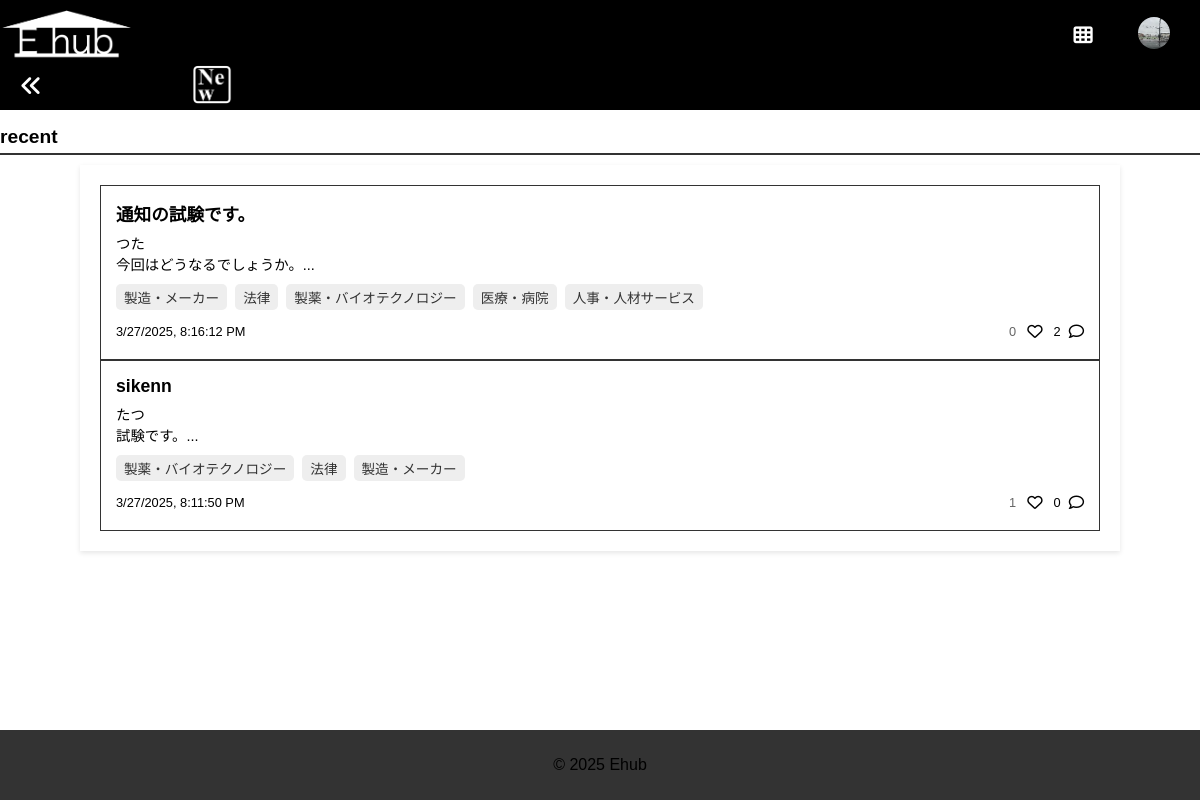
/recent_page (signed in), run on the app's committed database.
### models.py (models this page shows, shortened)
class User(UserMixin, db.Model):
    __tablename__ = 'user'  # 明示的にテーブル名を指定
    id = db.Column(db.Integer, primary_key=True)
    username = db.Column(db.String(64), nullable=False, unique=True)
    password_hash = db.Column(db.String(128), nullable=False)
    name = db.Column(db.String(100))
    birthdate = db.Column(db.Date)
    email = db.Column(db.String(120))
    topphoto = db.Column(db.String(255))  # 例: "user_1_topphoto.png"
    interests = db.relationship(
        'Category',
        secondary=user_interests,
        backref='users',
        lazy='dynamic'
    )
    ideas = db.relationship('Idea', backref='author', lazy='dynamic')
    notifications = db.relationship(
        'Notification',
        foreign_keys='Notification.user_id',
        backref='recipient',
        lazy='dynamic'
    )
    followers = db.relationship(
        'User',
        secondary=user_follows,
        primaryjoin=(user_follows.c.followed_id == id),
        secondaryjoin=(user_follows.c.follower_id == id),
        backref=db.backref('following', lazy='dynamic'),
        lazy='dynamic'
    )

class Idea(db.Model):
    id = db.Column(db.Integer, primary_key=True)
    title = db.Column(db.String(128), nullable=False)
    description = db.Column(db.Text, nullable=False)
    created_at = db.Column(db.DateTime, default=datetime.utcnow)
    author_id = db.Column(db.Integer, db.ForeignKey('user.id'), nullable=True)
    categories = db.relationship(
        'Category',
        secondary=idea_categories,
        backref='ideas',
        lazy='dynamic'
    )
    comments = db.relationship('Comment', backref='idea', lazy='dynamic')
    followers = db.relationship(
        'User',
        secondary='idea_followers',
        backref='followed_ideas'
    )
    flowers = db.relationship(
        'User',
        secondary=idea_flowers,
        backref='flowered_ideas'
    )

class Category(db.Model):
    id = db.Column(db.Integer, primary_key=True)
    name = db.Column(db.String(64), nullable=False, unique=True)

### app.py (the view)
@app.route('/recent_page')
@login_required
def recent_page():
    from forms import CommentForm  # 必要に応じて import
    form = CommentForm()  # フォームオブジェクトを作成
    ideas = Idea.query.all()
    categories = Category.query.all()
    """
    ホーム画面:
      - recent: 直近1週間以内に投稿されたIdeaを新しい順に取得
      - 既存のfollow_requests, follow_backsは不要なら省略。
        ここでは残してもOK。
    """
    one_week_ago = datetime.utcnow() - timedelta(days=7)
    recent_ideas = Idea.query.filter(Idea.created_at >= one_week_ago)\
                             .order_by(Idea.created_at.desc()).all()
    follow_requests = []
    follow_backs = []
    if current_user.is_authenticated:
        user_notifications = current_user.notifications.filter_by(is_read=False).all()
        for n in user_notifications:
            if 'フォローリクエストがあります' in n.content:
                follow_requests.append(n)
            if 'フォローリクエストを承認しました' in n.content:
                follow_backs.append(n)
    return render_template(
        'recent_page.html',
        ideas=ideas,
        categories=categories,
        recent_ideas=recent_ideas,
        follow_requests=follow_requests,
        follow_backs=follow_backs,
        form=form
    )

### app.py (called while the page is built)
@login_manager.user_loader
def load_user(user_id):
    return User.query.get(int(user_id))

### templates/recent_page.html (shortened to what this page needs)
{% extends "base.html" %}
{% block content %}
<h2 class="recent-header">recent</h2>
<div class="recent-container">
  {% if recent_ideas and recent_ideas|length > 0 %}
    {% for idea in recent_ideas %}
      <div class="recent-card" onclick="location.href='{{ url_for('idea_detail', idea_id=idea.id) }}';">
        <div class="recent-card-title">
          {{ idea.title }}
        </div>
        <div class="recent-card-info">
          {{ idea.author.username }}<br>
          {{ idea.description[:100] }}...
        </div>
        <div class="idea-card-categories">
          {% for cat in idea.categories %}
            <div class="category-item">{{ cat.name }}</div>
          {% endfor %}
        </div>
        <div class="recent-card-footer">
          <div class="footer-date">
            <span class="local-date" data-utc="{{ idea.created_at.isoformat() }}Z"></span>
          </div>
          <div class="footer-icons">
            <span class="heart-count" id="heart-count-{{ idea.id }}">
              {{ idea.flowers|length }}
            </span>
            <span class="heart-icon" onclick="toggleHeart(event, '{{ idea.id }}')" id="heart-icon-{{ idea.id }}">
              {% if current_user.is_authenticated and current_user in idea.flowers %}
                <i class="fa-solid fa-heart" style="color: #ff40ff;"></i>
              {% else %}
                <i class="fa-regular fa-heart"></i>
              {% endif %}
            </span>
            <span class="comment-count" id="comment-count-{{ idea.id }}">
              {{ idea.comments.count() }}
            </span>
            <i class="fa-regular fa-comment" onclick="location.href='{{ url_for('idea_detail', idea_id=idea.id) }}';"></i>
          </div>
        </div>
      </div>
    {% endfor %}
  {% else %}
    <p>直近1週間以内に投稿されたアイデアはありません。</p>
  {% endif %}
</div>
{% endblock %}

### templates/base.html (shortened to what this page needs)
<!DOCTYPE html>
<html lang="ja">
<head>
    <link rel="stylesheet"
      href="https://cdnjs.cloudflare.com/ajax/libs/font-awesome/6.2.0/css/all.min.css"
 />
    <link rel="stylesheet" href="{{ url_for('static', filename='style.css') }}">
</head>
<body class="{{ body_class|default('') }}">
    <header>
        <div class="header-left">
            <h1>
                <a href="{{ url_for('index') }}">
                    <img src="{{ url_for('static', filename='images/ehub_logo.png') }}"
                        alt="Ehub Logo"
                        class="ehub-logo">
                </a>
            </h1>
        </div>
        <div class="header-right" style="display: flex; align-items: center; justify-content: flex-end; gap: 15px;">
          <div class="app-menu-container">
              <button type="button" class="app-menu-btn">
                  <i class="fa-solid fa-th"></i>
              </button>
          </div>
          {% if current_user.is_authenticated %}
          <div class="user-settings-container">
              <a href="{{ url_for('my_user_info') }}">
                  {% if current_user.topphoto %}
                      <img src="{{ url_for('static', filename='uploads/' ~ current_user.topphoto) }}"
                          alt="Profile"
                          class="topphoto-icon">
                  {% else %}
                      <i class="fa-solid fa-user"></i>
                  {% endif %}
              </a>
          </div>
          {% endif %}
      </div>
      <a href="javascript:history.back();" class="back-button-link">
        <i class="fa-solid fa-angles-left"></i>
      </a>
      <a href="{{ url_for('recent_page') }}" class="recent-icon-link">
        <img src="{{ url_for('static', filename='images/new_recent_icon.png') }}"
            alt="New"
            class="recent-icon-img" />
      </a>
    </header>
    <main>
        {% block content %}{% endblock %}
    </main>
    <footer>
        <p>&copy; 2025 Ehub</p>
    </footer>
</body>
</html>

### static/style.css (style rules this page uses)
body { font-family: Arial, sans-serif; margin: 0; padding: 0; background-color: #fff; color: #000; }
.header, nav, main { padding: 20px; }
html, body { margin: 0; padding: 0; box-sizing: border-box; }
header { background: #000; padding: 20px; display: flex; justify-content: space-between; align-items: center; position: fixed; top: 0; height: 110px; left: 0; right: 0; z-index: 9999; }
.header-left h1, .header-left h1 a { margin: 0; color: #333; text-decoration: none; font-size: 1.5em; }
.header-right a { margin-left: 15px; text-decoration: none; color: #333; font-size: 0.9em; }
main { background-color: #fff; height: calc(100vh - (110px + 0px)); overflow-y: auto; overflow-x: hidden; width: 100%; max-width: none; margin: 0; padding: 0; box-sizing: border-box; padding-top: 110px !important; padding-bottom: 0px; margin-bottom: 0 !important; }
footer { background-color: #333; position: fixed; left: 0; right: 0; bottom: 0; text-align: center; font-size: 1.0em; margin: 0 !important; padding: 10px; box-sizing: border-box; }
.recent-header { border-bottom: 2px solid #333; margin-bottom: 10px; padding-bottom: 5px; font-size: 1.2em; font-weight: bold; color: #000; }
.recent-container { display: flex; flex-direction: column; gap: 0px; margin-top: 20px; margin: 0 auto; width: 90%; max-height: 1000px; overflow-y: auto; }
.recent-card { position: relative; width: 100%; background-color: #fff; border: 1px solid #333; border-radius: 0px; padding: 15px; box-sizing: border-box; cursor: pointer; transition: box-shadow 0.2s ease, transform 0.2s ease; color: #000 }
.recent-card-title { font-size: 1.1em; font-weight: bold; margin-bottom: 6px; color: #000; text-align: left; }
.recent-card-info { font-size: 0.9em; color: #000; margin-bottom: 10px; text-align: left; }
.recent-card-footer { display: flex; justify-content: space-between; align-items: center; margin-top: 10px; font-size: 0.8em; color: #000; }
.footer-icons { display: flex; gap: 8px; align-items: center; }
.footer-date { text-align: left; color: #000; }
.footer-icons i.fa-comment { font-size: 1.2em; color: #000 !important; cursor: pointer; }
.idea-card-categories { display: flex; gap: 8px; flex-wrap: wrap; margin-bottom: 10px; }
.category-item { background-color: #eee; padding: 3px 8px; border-radius: 5px; color: #333; font-size: 0.85em; white-space: nowrap; }
.heart-icon { font-size: 1.2em; cursor: pointer; transition: all 0.2s ease; display: inline-block; padding: 3px; color: #000 !important; border: none; }
.heart-count { color: #666; transition: color 0.2s ease; }
.app-menu-container { position: relative; display: inline-block; z-index: 999999 !important; margin-right: 15px; }
.app-menu-btn { background: none; border: none; cursor: pointer; font-size: 1.2em; color: #333; text-decoration: none; padding: 0; }
.user-settings-container { position: relative; display: inline-block; margin-left: 15px; }
body { font-family: Arial, sans-serif; margin: 0; padding: 0; }

### templates/recent_page.html (style rules this page uses)
.recent-container { margin: 0px auto; width: 90%; max-width: 1000px; background: #fff; padding: 20px; border-radius: 0px; box-shadow: 0 2px 5px rgba(0,0,0,0.1); }
.idea-card-categories { display: flex; gap: 8px; flex-wrap: wrap; margin-bottom: 10px; }
.category-item { background-color: #eee; padding: 3px 8px; border-radius: 5px; color: #333; font-size: 0.85em; white-space: nowrap; }

### data on the page
User: topphoto (picture)
Idea: title "通知の試験です。", author.username "つた", description "今回はどうなるでしょうか。", flowers|length "0", comments.count "2"
Category: name "製造・メーカー"
Category: name "法律"
Category: name "製薬・バイオテクノロジー"
Category: name "医療・病院"
Category: name "人事・人材サービス"
Idea: title "sikenn", author.username "たつ", description "試験です。", flowers|length "1", comments.count "0"
